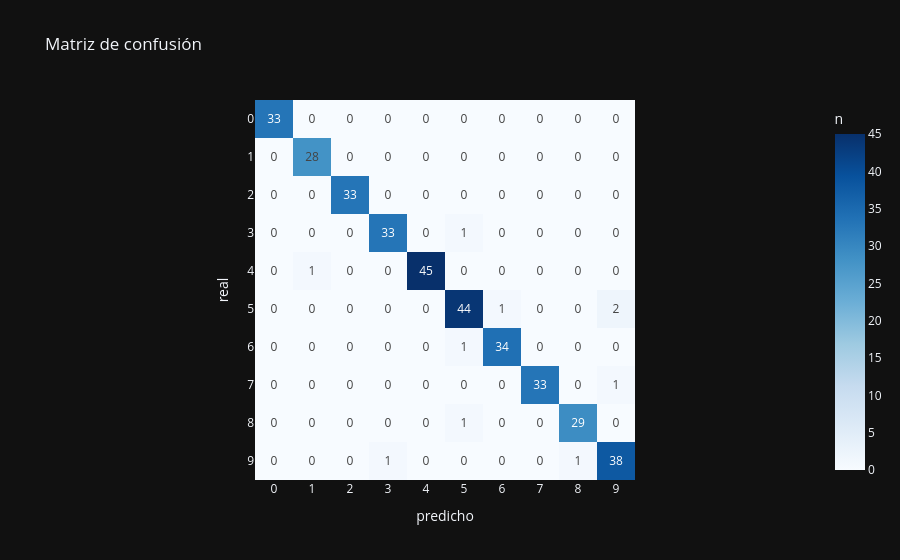

Notebook code for this chart:
### Markdown cell above
## 📊 5 · Evaluación

Desempeño sobre datos nunca vistos (set de test).

### Code cell
# 5 · Evaluación en test (datos nunca vistos)
from sklearn.metrics import classification_report, confusion_matrix, roc_curve, auc
y_pred = best.predict(X_test)
print(classification_report(y_test, y_pred))
labels = sorted(map(str, y.unique()))
cm = confusion_matrix(y_test, y_pred)
px.imshow(cm, x=labels, y=labels, text_auto=True, color_continuous_scale='Blues',
          labels=dict(x='predicho', y='real', color='n'), title='Matriz de confusión').show()
if y.nunique() == 2 and hasattr(best, 'predict_proba'):
    pos = sorted(y.unique())[-1]
    proba = best.predict_proba(X_test)[:, list(best.classes_).index(pos)]
    fpr, tpr, _ = roc_curve((y_test == pos).astype(int), proba)
    fig = go.Figure()
    fig.add_trace(go.Scatter(x=fpr, y=tpr, mode='lines', line=dict(color=ACCENT, width=3),
                             name=f'AUC = {auc(fpr, tpr):.3f}', fill='tozeroy'))
    fig.add_trace(go.Scatter(x=[0, 1], y=[0, 1], mode='lines',
                             line=dict(dash='dash', color='gray'), showlegend=False))
    fig.update_layout(title='Curva ROC', xaxis_title='FPR', yaxis_title='TPR', template='plotly_dark')
    fig.show()

### Figure 1 — Plotly figure (JSON) as saved in the notebook; plotly's stock layout.template omitted (floating-point values rounded to 4 significant figures)
{"data": [{"coloraxis": "coloraxis", "hovertemplate": "predicho: %{x}<br>real: %{y}<br>n: %{z}<extra></extra>", "name": "0", "texttemplate": "%{z}", "type": "heatmap", "x": ["0", "1", "2", "3", "4", "5", "6", "7", "8", "9"], "xaxis": "x", "y": ["0", "1", "2", "3", "4", "5", "6", "7", "8", "9"], "yaxis": "y", "z": [[33, 0, 0, 0, 0, 0, 0, 0, 0, 0], [0, 28, 0, 0, 0, 0, 0, 0, 0, 0], [0, 0, 33, 0, 0, 0, 0, 0, 0, 0], [0, 0, 0, 33, 0, 1, 0, 0, 0, 0], [0, 1, 0, 0, 45, 0, 0, 0, 0, 0], [0, 0, 0, 0, 0, 44, 1, 0, 0, 2], [0, 0, 0, 0, 0, 1, 34, 0, 0, 0], [0, 0, 0, 0, 0, 0, 0, 33, 0, 1], [0, 0, 0, 0, 0, 1, 0, 0, 29, 0], [0, 0, 0, 1, 0, 0, 0, 0, 1, 38]]}], "layout": {"coloraxis": {"colorbar": {"title": {"text": "n"}}, "colorscale": [[0.0, "rgb(247,251,255)"], [0.125, "rgb(222,235,247)"], [0.25, "rgb(198,219,239)"], [0.375, "rgb(158,202,225)"], [0.5, "rgb(107,174,214)"], [0.625, "rgb(66,146,198)"], [0.75, "rgb(33,113,181)"], [0.875, "rgb(8,81,156)"], [1.0, "rgb(8,48,107)"]]}, "title": {"text": "Matriz de confusión"}, "xaxis": {"anchor": "y", "constrain": "domain", "domain": [0.0, 1.0], "scaleanchor": "y", "title": {"text": "predicho"}}, "yaxis": {"anchor": "x", "autorange": "reversed", "constrain": "domain", "domain": [0.0, 1.0], "title": {"text": "real"}}}}
